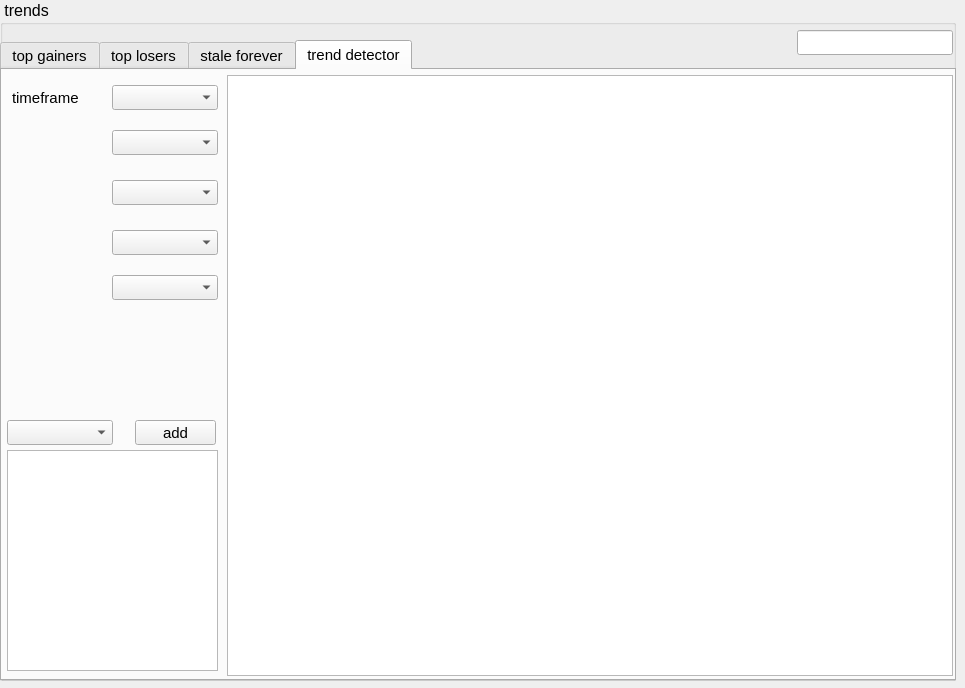
<?xml version="1.0" encoding="UTF-8"?>
<ui version="4.0">
 <class>Form</class>
 <widget class="QWidget" name="Form">
  <property name="geometry">
   <rect>
    <x>0</x>
    <y>0</y>
    <width>965</width>
    <height>688</height>
   </rect>
  </property>
  <property name="windowTitle">
   <string>Form</string>
  </property>
  <widget class="QGroupBox" name="groupBox">
   <property name="geometry">
    <rect>
     <x>0</x>
     <y>0</y>
     <width>956</width>
     <height>681</height>
    </rect>
   </property>
   <property name="font">
    <font>
     <pointsize>12</pointsize>
    </font>
   </property>
   <property name="title">
    <string> trends</string>
   </property>
   <widget class="QTabWidget" name="tabWidget">
    <property name="geometry">
     <rect>
      <x>0</x>
      <y>40</y>
      <width>956</width>
      <height>641</height>
     </rect>
    </property>
    <property name="font">
     <font>
      <pointsize>11</pointsize>
     </font>
    </property>
    <property name="currentIndex">
     <number>3</number>
    </property>
    <widget class="QWidget" name="obj">
     <attribute name="title">
      <string>top gainers</string>
     </attribute>
     <widget class="QTableView" name="tableView">
      <property name="geometry">
       <rect>
        <x>0</x>
        <y>5</y>
        <width>951</width>
        <height>601</height>
       </rect>
      </property>
     </widget>
    </widget>
    <widget class="QWidget" name="tab_2">
     <attribute name="title">
      <string>top losers</string>
     </attribute>
     <widget class="QTableView" name="tableView_2">
      <property name="geometry">
       <rect>
        <x>0</x>
        <y>5</y>
        <width>951</width>
        <height>601</height>
       </rect>
      </property>
     </widget>
    </widget>
    <widget class="QWidget" name="tab">
     <attribute name="title">
      <string>stale forever</string>
     </attribute>
     <widget class="QTableView" name="tableView_3">
      <property name="geometry">
       <rect>
        <x>0</x>
        <y>5</y>
        <width>951</width>
        <height>601</height>
       </rect>
      </property>
     </widget>
    </widget>
    <widget class="QWidget" name="tab_3">
     <attribute name="title">
      <string>trend detector</string>
     </attribute>
     <widget class="QTableView" name="tableView_4">
      <property name="geometry">
       <rect>
        <x>225</x>
        <y>5</y>
        <width>726</width>
        <height>601</height>
       </rect>
      </property>
     </widget>
     <widget class="QFrame" name="frame_2">
      <property name="geometry">
       <rect>
        <x>0</x>
        <y>5</y>
        <width>221</width>
        <height>601</height>
       </rect>
      </property>
      <widget class="QListWidget" name="listWidget">
       <property name="geometry">
        <rect>
         <x>5</x>
         <y>375</y>
         <width>211</width>
         <height>221</height>
        </rect>
       </property>
      </widget>
      <widget class="QComboBox" name="comboBox">
       <property name="geometry">
        <rect>
         <x>5</x>
         <y>345</y>
         <width>106</width>
         <height>25</height>
        </rect>
       </property>
      </widget>
      <widget class="QPushButton" name="pushButton">
       <property name="geometry">
        <rect>
         <x>133</x>
         <y>345</y>
         <width>81</width>
         <height>25</height>
        </rect>
       </property>
       <property name="text">
        <string>add</string>
       </property>
      </widget>
      <widget class="QComboBox" name="comboBox_2">
       <property name="geometry">
        <rect>
         <x>110</x>
         <y>10</y>
         <width>106</width>
         <height>25</height>
        </rect>
       </property>
      </widget>
      <widget class="QComboBox" name="comboBox_3">
       <property name="geometry">
        <rect>
         <x>110</x>
         <y>55</y>
         <width>106</width>
         <height>25</height>
        </rect>
       </property>
      </widget>
      <widget class="QComboBox" name="comboBox_4">
       <property name="geometry">
        <rect>
         <x>110</x>
         <y>105</y>
         <width>106</width>
         <height>25</height>
        </rect>
       </property>
      </widget>
      <widget class="QComboBox" name="comboBox_5">
       <property name="geometry">
        <rect>
         <x>110</x>
         <y>155</y>
         <width>106</width>
         <height>25</height>
        </rect>
       </property>
      </widget>
      <widget class="QComboBox" name="comboBox_6">
       <property name="geometry">
        <rect>
         <x>110</x>
         <y>200</y>
         <width>106</width>
         <height>25</height>
        </rect>
       </property>
      </widget>
      <widget class="QLabel" name="label">
       <property name="geometry">
        <rect>
         <x>10</x>
         <y>10</y>
         <width>76</width>
         <height>25</height>
        </rect>
       </property>
       <property name="text">
        <string>timeframe</string>
       </property>
      </widget>
     </widget>
    </widget>
   </widget>
   <widget class="QLineEdit" name="lineEdit">
    <property name="geometry">
     <rect>
      <x>797</x>
      <y>30</y>
      <width>156</width>
      <height>25</height>
     </rect>
    </property>
   </widget>
  </widget>
 </widget>
 <resources/>
 <connections/>
</ui>
